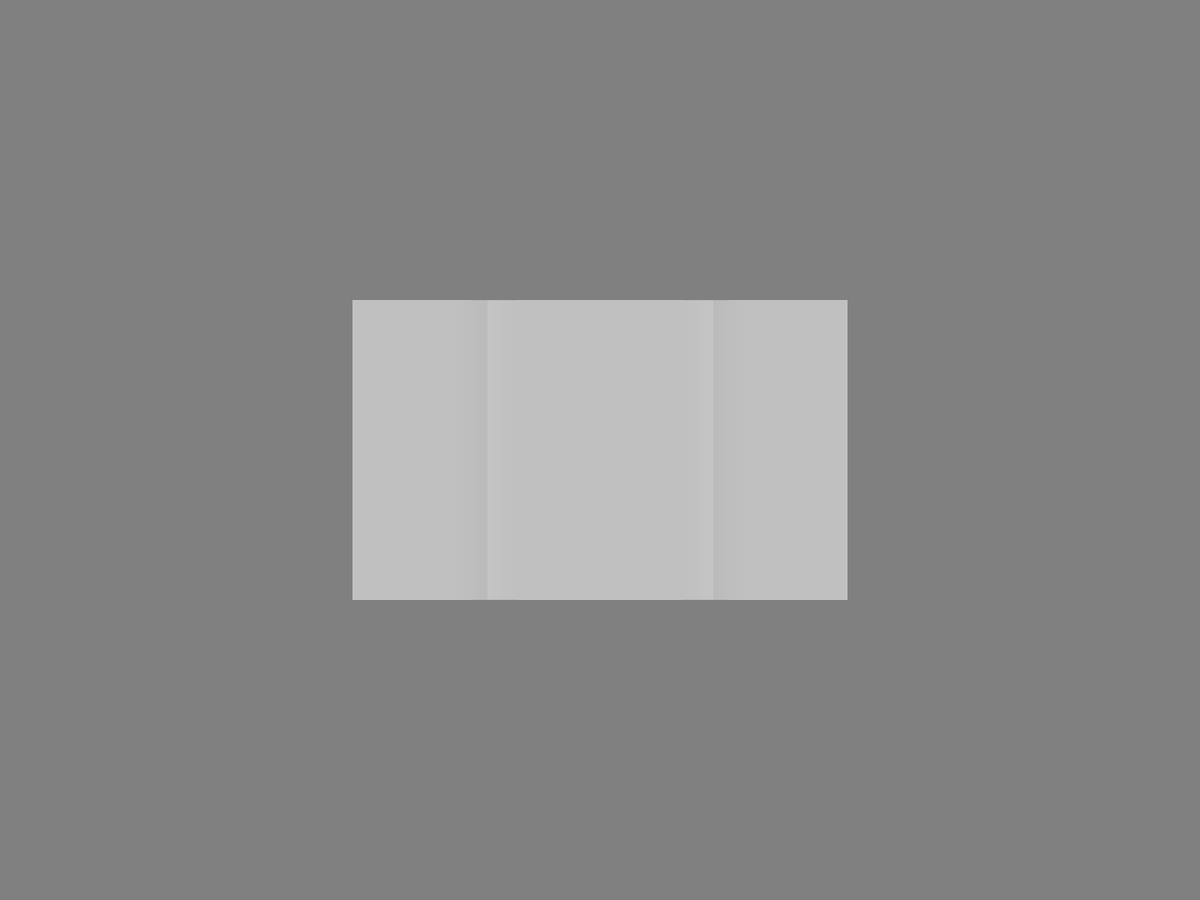
Frame 1 (no input)
Frame 60 (the mouse pressed at the canvas centre just before this capture): identical to frame 1, image omitted
Frame 120 (the mouse held since frame 60 and released just before this capture): identical to frame 1, image omitted

The Processing sketch that drew this single still picture (run headless with seeded random() and noise(); from frame 60 on, the mouse is pressed at the canvas centre):

// Processing sketch: sketch_3_1
// ── sketch_3_1.pde
// Craik-O'Brien-Cornsweet illusion
  
void setup(){
  fullScreen();
  rectMode(CENTER);
}

void draw(){
  background(128);
  translate(width / 2, height / 2);
  int bw = 40;
  int fw = 200;
  int cw = 300;
  int gr = 5;
  
  noStroke();
  fill(192);
  rect(-(fw + cw) / 2, 0, fw - bw, 400);
  rect(0, 0, cw - 2 * bw, 400);
  rect((fw + cw) / 2, 0, fw - bw, 400);
  
  for(int x = 0; x <= bw; x++){
    stroke(map(x, 0, bw, 192, 192 - gr));
    line(-cw / 2 -bw + x, -200, -cw / 2 - bw + x, 200-1);
    line(cw / 2 + bw - x, -200, cw / 2 + bw - x, 200-1);
    stroke(map(x, 0, bw, 192, 192 + gr));
    line(-cw / 2 + bw - x, -200, -cw / 2 + bw - x, 200-1);
    line(cw / 2 - bw + x, -200, cw / 2 - bw + x, 200-1);
  }
}
